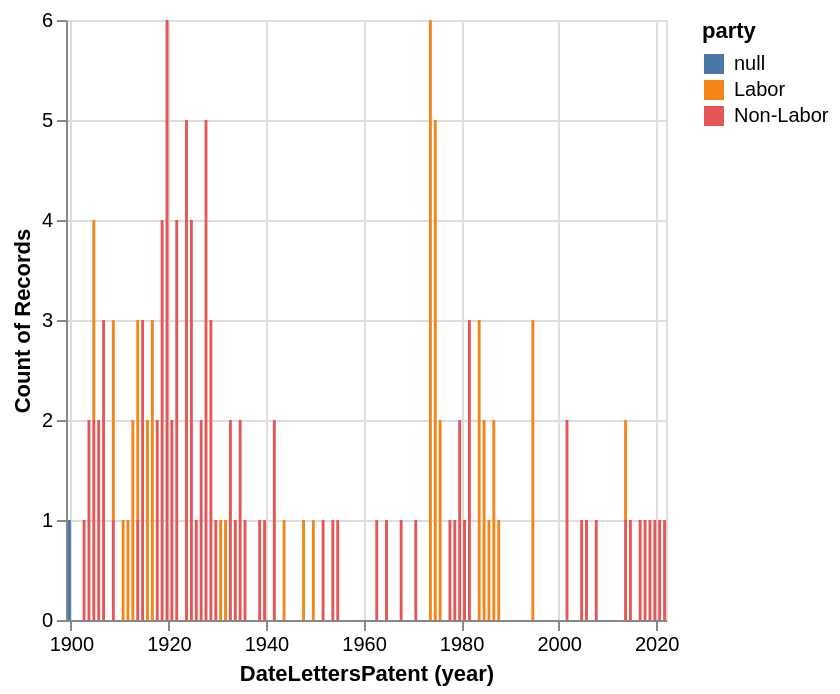

Write notebook code for a chart like this one.
### Code cell
alt.Chart(df_rc).mark_bar().encode(
    x="year(DateLettersPatent):T", y="count():Q", color="party:N"
).properties(width="container")

### Figure 1 — Vega-Lite specification as saved in the notebook (floating-point values rounded to 4 significant figures; data arrays with more than 128 entries replaced by an {"elided": "..."} marker saying what was removed)
{"config": {"view": {"continuousWidth": 300, "continuousHeight": 300}}, "data": {"name": "data-9b5bad74408df40cbed523a9b49a742f"}, "mark": {"type": "bar"}, "encoding": {"color": {"field": "party", "type": "nominal"}, "x": {"field": "DateLettersPatent", "timeUnit": "year", "type": "temporal"}, "y": {"aggregate": "count", "type": "quantitative"}}, "width": "container", "$schema": "https://vega.github.io/schema/vega-lite/v6.4.1.json", "datasets": {"data-9b5bad74408df40cbed523a9b49a742f": {"elided": "139 records"}}}
